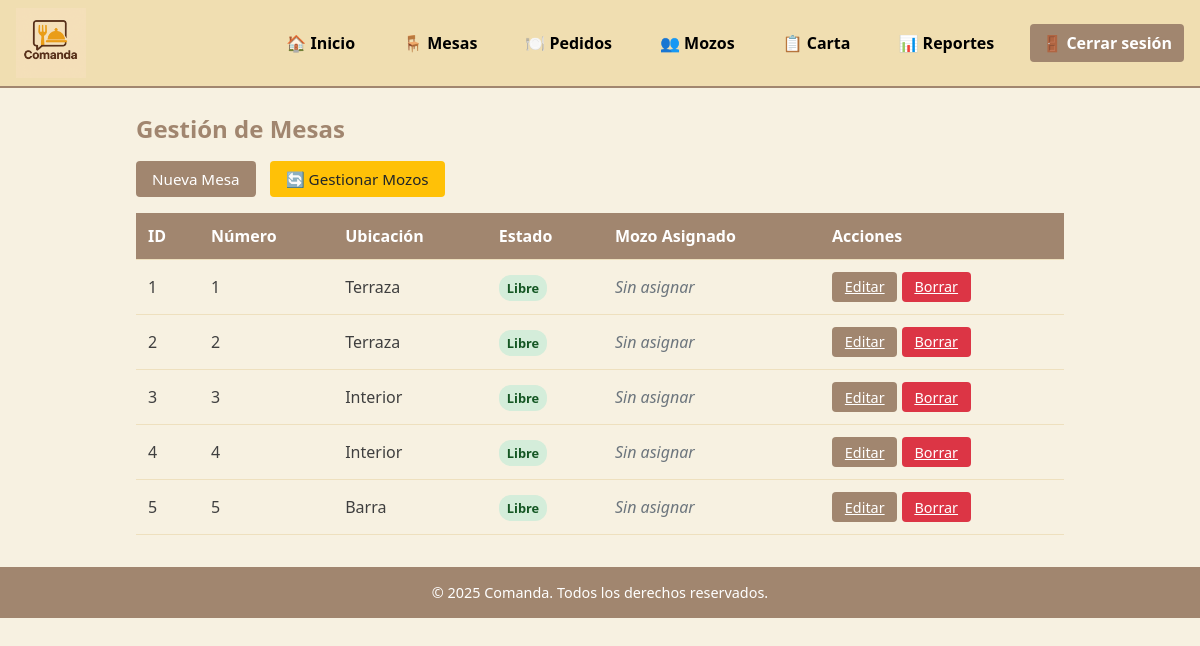
/index.php?route=mesas (signed in), run on an earlier commit of the app's database.
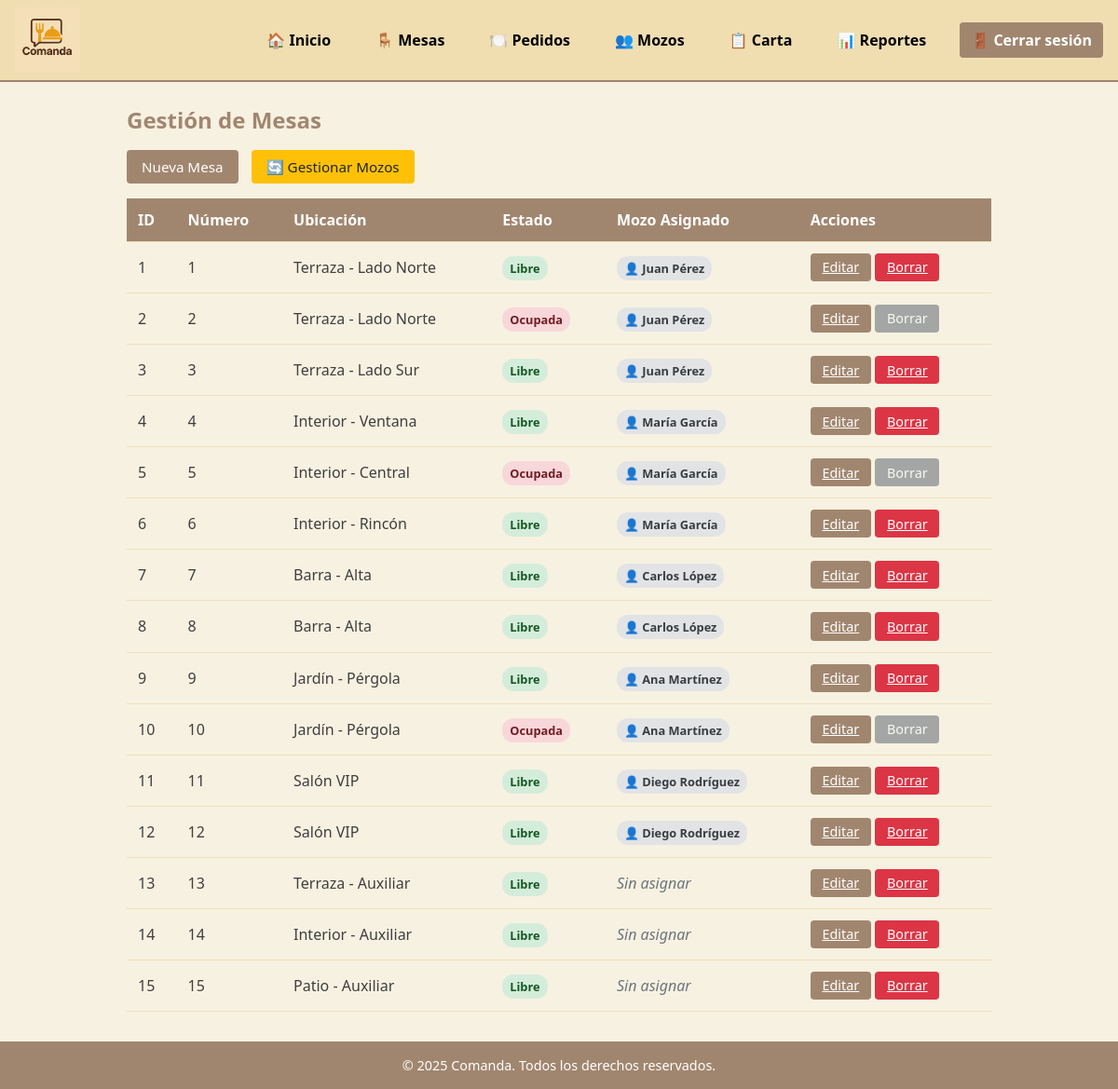
And on a later commit of the database.
### tables this page shows
CREATE TABLE mesas (
  id_mesa        INT UNSIGNED AUTO_INCREMENT PRIMARY KEY,
  numero         INT NOT NULL UNIQUE,
  estado         ENUM('libre','ocupada') NOT NULL DEFAULT 'libre',
  ubicacion      VARCHAR(100) NULL,
  id_mozo        INT UNSIGNED NULL,
  fecha_creacion TIMESTAMP NOT NULL DEFAULT CURRENT_TIMESTAMP,
  CONSTRAINT fk_mesas_mozo 
    FOREIGN KEY (id_mozo) REFERENCES usuarios(id_usuario) 
    ON UPDATE CASCADE ON DELETE SET NULL
);

### src/config/helpers.php (called while the page is built)
<?php
function getBaseUrl() {
    $protocol = isset($_SERVER['HTTPS']) && $_SERVER['HTTPS'] === 'on' ? 'https' : 'http';
    $host = $_SERVER['HTTP_HOST'];
    $script_name = $_SERVER['SCRIPT_NAME'];
    return $protocol . '://' . $host . dirname($script_name);
}
function url($route = '', $params = []) {
    $base_url = getBaseUrl();
    $url = $base_url . '/index.php';
    if ($route) {
        $url .= '?route=' . $route;
    }
    foreach ($params as $key => $value) {
        $url .= ($route || !empty($params)) ? '&' : '?';
        $url .= urlencode($key) . '=' . urlencode($value);
    }
    return $url;
}
?>

### src/models/Mesa.php (called while the page is built, shortened)
<?php
class Mesa {
    public static function all(): array {
        $db   = (new Database)->getConnection();
        $stmt = $db->query("
            SELECT m.*,
                   u.nombre as mozo_nombre,
                   u.apellido as mozo_apellido,
                   CONCAT(u.nombre, ' ', u.apellido) as mozo_nombre_completo
            FROM mesas m
            LEFT JOIN usuarios u ON m.id_mozo = u.id_usuario
            ORDER BY m.numero ASC
        ");
        return $stmt->fetchAll(PDO::FETCH_ASSOC);
    }
}

### src/views/mesas/index.php (the view, shortened to what this page needs)
<?php
require_once __DIR__ . '/../../config/helpers.php';
$rol = $_SESSION['user']['rol'];
$mesas = Mesa::all();
?>
<h2><?= $rol === 'administrador' ? 'Gestión de Mesas' : 'Consulta de Mesas' ?></h2>
<?php if ($rol === 'administrador'): ?>
  <div style="margin-bottom: 1rem;">
    <a href="<?= url('mesas/create') ?>" class="button">Nueva Mesa</a>
    <a href="<?= url('mesas/cambiar-mozo') ?>" class="button" style="background: #ffc107; color: #212529; margin-left: 10px;">
      🔄 Gestionar Mozos
    </a>
  </div>
<?php else: ?>
  <div style="background: #d1ecf1; padding: 10px; border-radius: 4px; margin-bottom: 1rem; color: #0c5460;">
    👁️ Vista de solo lectura - Consulta las mesas disponibles
  </div>
<?php endif; ?>
<table class="table">
  <thead>
    <tr>
      <th>ID</th>
      <th>Número</th>
      <th>Ubicación</th>
      <th>Estado</th>
      <th>Mozo Asignado</th>
      <?php if ($rol === 'administrador'): ?>
        <th>Acciones</th>
      <?php endif; ?>
    </tr>
  </thead>
  <tbody>
    <?php foreach ($mesas as $m): ?>
      <tr>
        <td><?= htmlspecialchars($m['id_mesa']) ?></td>
        <td><?= htmlspecialchars($m['numero']) ?></td>
        <td><?= htmlspecialchars($m['ubicacion'] ?? '—') ?></td>
        <td>
          <?php
          $estado = $m['estado'];
          if ($estado === 'libre') {
              $bg_color = '#d4edda';
              $text_color = '#155724';
          } elseif ($estado === 'reservada') {
              $bg_color = '#fff3cd';
              $text_color = '#856404';
          } else {
              $bg_color = '#f8d7da';
              $text_color = '#721c24';
          }
          ?>
          <span style="padding: 4px 8px; border-radius: 12px; font-size: 0.8em; font-weight: bold;
                       background: <?= $bg_color ?>;
                       color: <?= $text_color ?>;">
            <?= htmlspecialchars(ucfirst($m['estado'])) ?>
          </span>
        </td>
        <td>
          <?php if (!empty($m['mozo_nombre_completo'])): ?>
            <span style="padding: 4px 8px; border-radius: 12px; font-size: 0.8em; font-weight: bold;
                         background: #e2e3e5; color: #383d41;">
              👤 <?= htmlspecialchars($m['mozo_nombre_completo']) ?>
            </span>
          <?php else: ?>
            <span style="color: #6c757d; font-style: italic;">Sin asignar</span>
          <?php endif; ?>
        </td>
        <?php if ($rol === 'administrador'): ?>
          <td>
            <a href="<?= url('mesas/edit', ['id' => $m['id_mesa']]) ?>" class="btn-action">Editar</a>
            <?php if ($m['estado'] === 'libre'): ?>
              <a href="#" class="btn-action" style="background: #dc3545;"
                 onclick="confirmarBorrado(<?= $m['id_mesa'] ?>, <?= $m['numero'] ?>)">
                Borrar
              </a>
            <?php else: ?>
              <span class="btn-action" style="background: #6c757d; cursor: not-allowed; opacity: 0.6;"
                    title="No se puede borrar una mesa <?= $m['estado'] ?>">
                Borrar
              </span>
            <?php endif; ?>
          </td>
        <?php endif; ?>
      </tr>
    <?php endforeach; ?>
  </tbody>
</table>

What changed in the data, as far as the page shows it:
changed mesas id 1: ubicacion "Terraza" → "Terraza - Lado Norte"; mozo_nombre_completo (not shown) → "Juan Pérez"; text "Sin asignar" → "👤"
changed mesas id 2: ubicacion "Terraza" → "Terraza - Lado Norte"; estado "Libre" → "Ocupada"; mozo_nombre_completo (not shown) → "Juan Pérez"; text "Sin asignar" → "👤"
changed mesas id 3: ubicacion "Interior" → "Terraza - Lado Sur"; mozo_nombre_completo (not shown) → "Juan Pérez"; text "Sin asignar" → "👤"
changed mesas id 4: ubicacion "Interior" → "Interior - Ventana"; mozo_nombre_completo (not shown) → "María García"; text "Sin asignar" → "👤"
changed mesas id 5: ubicacion "Barra" → "Interior - Central"; estado "Libre" → "Ocupada"; mozo_nombre_completo (not shown) → "María García"; text "Sin asignar" → "👤"
added mesas: id_mesa "6", numero "6", ubicacion "Interior - Rincón", estado "Libre", mozo_nombre_completo "María García"
added mesas: id_mesa "7", numero "7", ubicacion "Barra - Alta", estado "Libre", mozo_nombre_completo "Carlos López"
added mesas: id_mesa "8", numero "8", ubicacion "Barra - Alta", estado "Libre", mozo_nombre_completo "Carlos López"
added mesas: id_mesa "9", numero "9", ubicacion "Jardín - Pérgola", estado "Libre", mozo_nombre_completo "Ana Martínez"
added mesas: id_mesa "10", numero "10", ubicacion "Jardín - Pérgola", estado "Ocupada", mozo_nombre_completo "Ana Martínez"
added mesas: id_mesa "11", numero "11", ubicacion "Salón VIP", estado "Libre", mozo_nombre_completo "Diego Rodríguez"
added mesas: id_mesa "12", numero "12", ubicacion "Salón VIP", estado "Libre", mozo_nombre_completo "Diego Rodríguez"
added mesas: id_mesa "13", numero "13", ubicacion "Terraza - Auxiliar", estado "Libre", shows "Sin asignar"
added mesas: id_mesa "14", numero "14", ubicacion "Interior - Auxiliar", estado "Libre", shows "Sin asignar"
added mesas: id_mesa "15", numero "15", ubicacion "Patio - Auxiliar", estado "Libre", shows "Sin asignar"
